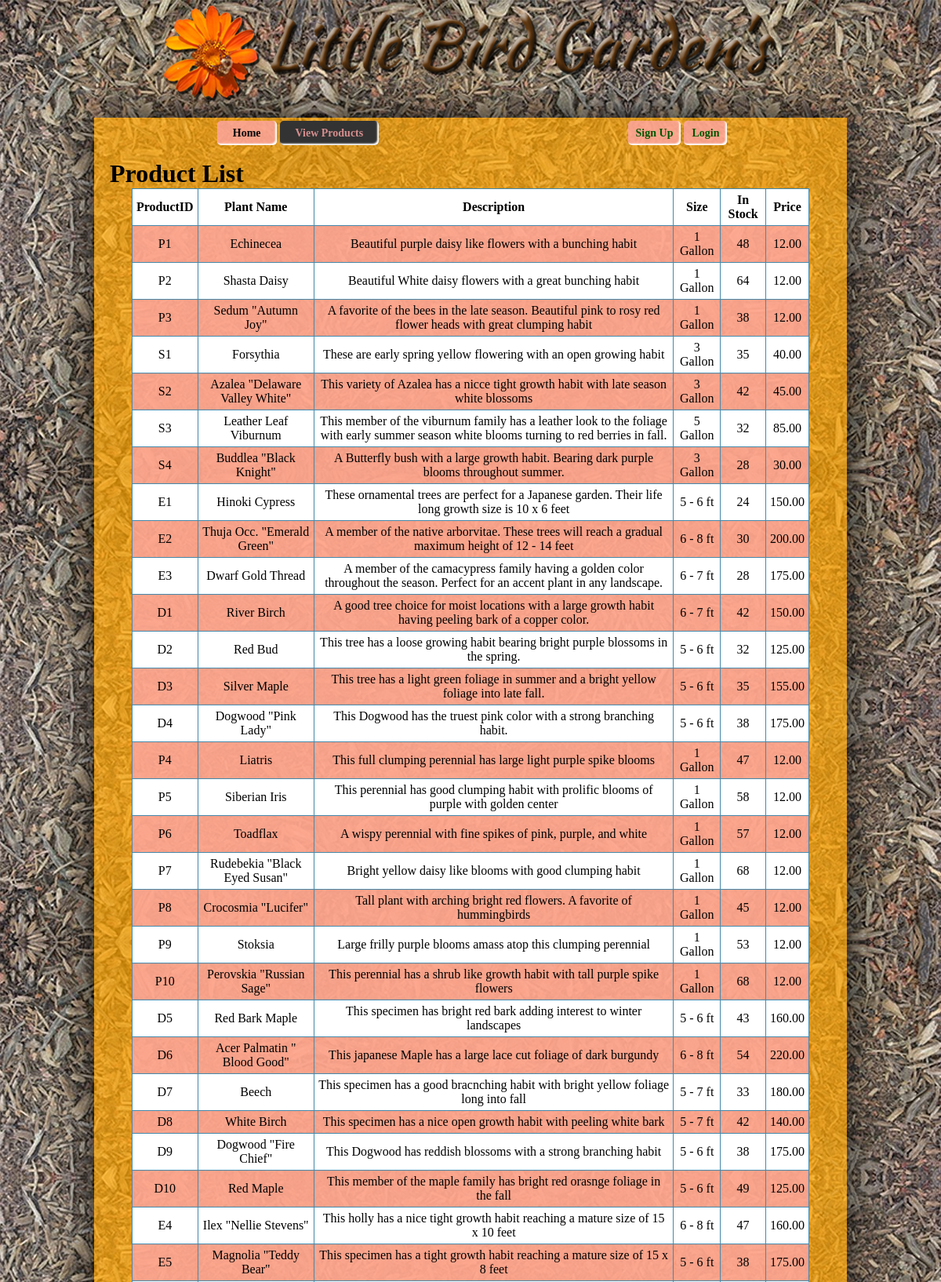
Page /?action=listproducts (upper part) on the committed database.
### tables this page shows
CREATE TABLE IF NOT EXISTS `products` (
  `ProductID` varchar(8) NOT NULL,
  `CatID` int(11) DEFAULT '0',
  `Plant_Name` varchar(30) DEFAULT NULL,
  `Description` longtext,
  `Size` varchar(20) DEFAULT NULL,
  `In_Stock` int(11) DEFAULT '0',
  `Price` decimal(19,2) DEFAULT '0.00'
);

### model/littlebirddb.php (called while the page is built, shortened)
<?php
function get_products() {
    global $db;
    $query = 'SELECT ProductID, Plant_Name, Description, Size, In_Stock, Price
    FROM products';
    $statement = $db->prepare($query);
    $statement->execute();
    $products = $statement->fetchAll();
    return $products;
}
?>

### view/productlist.php (the view)
<main>
    <ul id="navbar">
        <li><a href="?action=home">Home</a></li>
        <li><a class="here" href="#">View Products</a></li>
    </ul>
    <ul id="navbar2">
        <li><a href="?action=sign_up">Sign Up</a></li>
        <li><a href="?action=log_in">Login</a></li>
    </ul>
    <h1>Product List</h1>
    <table>
        <tr>
            <th>ProductID</th>
            <th>Plant Name</th>
            <th>Description</th>
            <th>Size</th>
            <th>In Stock</th>
            <th>Price</th>
        </tr>
        <?php foreach ($products as $product) : ?>
        <tr>
            <td><?php echo htmlspecialchars($product['ProductID']); ?></td>
            <td><?php echo htmlspecialchars($product['Plant_Name']); ?></td>
            <td><?php echo htmlspecialchars($product['Description']); ?></td>
            <td><?php echo htmlspecialchars($product['Size']); ?></td>
            <td><?php echo htmlspecialchars($product['In_Stock']); ?></td>
            <td><?php echo htmlspecialchars($product['Price']); ?></td>
        </tr>
        <?php endforeach; ?>
    </table>
</main>

### view/header.php (shortened to what this page needs)
<!doctype html>
<head>
<link rel="stylesheet" href="css/lilBird.css">
<link href="css/medium.css" rel="stylesheet" media="screen and (min-width: 481px) and (max-width: 768px)">
<link href="css/small.css" rel="stylesheet" media="screen and (min-width: 240px) and (max-width: 480px)">
</head>
<body>
<header id="masthead">
<h1>Little Bird Gardens</h1>
</header>
<div id="wrap">

### index.php (shortened to what this page needs)
<?php
include 'view/header.php';
require('model/database_db.php');
require('model/littlebirddb.php');
$action = filter_input(INPUT_POST, 'action');
if ($action === NULL) {
    $action = filter_input(INPUT_GET, 'action');
}
switch( $action ) {
    case 'listproducts':
    $products = get_products();
    include('view/productlist.php');
break;
 }
include 'view/footer.php';
?>
<?php exit; ?>

### view/footer.php (shortened to what this page needs)
</div>
</body>
</html>

### css/lilBird.css (style rules this page uses)
* { box-sizing: border-box; padding: 0; margin: 0; }
body { background-image: url(../images/Bark-BG.jpg); margin: 0; }
#wrap { width: 80%; margin: auto; background-color: rgba(255, 165, 0, 0.7); box-shadow: 0 0 50px #000; overflow: hidden; }
header, nav, main, footer { display: block; }
header h1 { background-repeat: no-repeat; background-image: url(../images/Lil-Bird-Masthead.png); width: 100%; height: 150px; margin: auto; padding-left: 20px; padding-top: 20px; background-position: center; text-indent: 100%; white-space: nowrap; overflow: hidden; margin-bottom: 0; }
h1,h2,h3 { padding-left: 20px; }
main table { margin: auto; width: 90%; border: 1px solid #48a; border-collapse: collapse; }
td, th { padding: 5px; border: 1px solid #48a; }
td { text-align: center; }
tr:nth-of-type(even) { background-color: rgba(255, 165, 165, .80);; }
tr:nth-of-type(odd) { background-color: #fff; }
#navbar { text-align: center; list-style-type: none; width: 50%; display: inline-block; margin-left: 20px; margin-bottom: 25px; }
#navbar li { padding-top: 10px; display: inline-block; }
#navbar a { text-decoration: none; text-align: center; font-size: 14px; font-weight: bold; padding: 8px 20px; border-radius: 5px; width: 50px; background-color: rgba(255, 165, 165, .80); color: #000; box-shadow: inset -2px -2px 2px #fff; }
#navbar .here { color: rgba(255, 165, 165, .80); background: #333; }
#navbar2 { text-align: center; list-style-type: none; float: right; width: 45%; display: inline-block; }
#navbar2 li { padding-top: 10px; display: inline-block; }
#navbar2 a { text-decoration: none; text-align: center; color: #454; font-size: 14px; font-weight: bold; padding: 8px 10px; border-radius: 5px; width: 50px; background-color: rgba(255, 165, 165, .80); color: #fff; box-shadow: inset -2px -2px 2px #fff; }
#navbar2 a:link { color: #050; }

### css/medium.css (style rules this page uses)
* { box-sizing: border-box; padding: 0; margin: 0; }
body { margin: 0; }
#masthead { background: #a9ab4f; height: 150px; border-bottom: 8px solid #dff; }
#wrap { width: 100%; margin: auto; background-color: #edab32; overflow: hidden; }
nav, main, footer { display: block; }
#masthead h1 { background-repeat: no-repeat; background-image: url(../images/Lil-Bird-MastheadMediumALT.png); width: 100%; margin: auto; padding-left: 20px; background-position: center; text-indent: 100%; white-space: nowrap; overflow: hidden; }
h1,h2,h3 { padding-left: 20px; }
main table { margin: auto; width: 90%; border: 1px solid #48a; border-collapse: collapse; }
table { border: 1px solid #001963; border-collapse: collapse; }
td, th { padding: 5px; border: 1px solid #48a; }
td { text-align: center; }
tr:nth-of-type(even) { background-color: rgba(255, 165, 165, .80);; }
tr:nth-of-type(odd) { background-color: #fff; }
#navbar { text-align: center; list-style-type: none; width: 40%; display: inline-block; margin-left: 20px; margin-bottom: 25px; }
#navbar li { padding-top: 10px; display: inline-block; }
#navbar a { text-decoration: none; text-align: center; font-size: 14px; font-weight: bold; padding: 8px 20px; border-radius: 5px; width: 50px; background-color: rgba(255, 165, 165, .80); color: #000; box-shadow: inset -2px -2px 2px #666; }
#navbar .here { color: rgba(255, 165, 165, .80); background: #333; }
#navbar2 { text-align: center; list-style-type: none; float: right; width: 40%; display: inline-block; margin-left: 20px; }
#navbar2 li { padding-top: 10px; display: inline-block; }
#navbar2 a { text-decoration: none; text-align: center; color: #454; font-size: 14px; font-weight: bold; padding: 8px 20px; border-radius: 5px; width: 50px; background-color: rgba(255, 165, 165, .80); color: #fff; box-shadow: inset -2px -2px 2px #666; }
#navbar2 a:link { color: #050; }

### rows in the picture
products: ProductID "P1", Plant_Name "Echinecea", Description "Beautiful purple daisy like flowers with a bunching habit", Size "1 Gallon", In_Stock "48", Price "12.00"
products: ProductID "P2", Plant_Name "Shasta Daisy", Description "Beautiful White daisy flowers with a great bunching habit", Size "1 Gallon", In_Stock "64", Price "12.00"
products: ProductID "P3", Plant_Name "Sedum \"Autumn Joy\"", Description "A favorite of the bees in the late season. Beautiful pink to rosy red flower heads with great clumping habit", Size "1 Gallon", In_Stock "38", Price "12.00"
products: ProductID "S1", Plant_Name "Forsythia", Description "These are early spring yellow flowering with an open growing habit", Size "3 Gallon", In_Stock "35", Price "40.00"
products: ProductID "S2", Plant_Name "Azalea \"Delaware Valley White\"", Description "This variety of Azalea has a nicce tight growth habit with late season white blossoms", Size "3 Gallon", In_Stock "42", Price "45.00"
products: ProductID "S3", Plant_Name "Leather Leaf Viburnum", Description "This member of the viburnum family has a leather look to the foliage with early summer season white blooms turning to red berries in fall.", Size "5 Gallon", In_Stock "32", Price "85.00"
products: ProductID "S4", Plant_Name "Buddlea \"Black Knight\"", Description "A Butterfly bush with a large growth habit. Bearing dark purple blooms throughout summer.", Size "3 Gallon", In_Stock "28", Price "30.00"
products: ProductID "E1", Plant_Name "Hinoki Cypress", Description "These ornamental trees are perfect for a Japanese garden. Their life long growth size is 10 x 6 feet", Size "5 - 6 ft", In_Stock "24", Price "150.00"
products: ProductID "E2", Plant_Name "Thuja Occ. \"Emerald Green\"", Description "A member of the native arborvitae. These trees will reach a gradual maximum height of 12 - 14 feet", Size "6 - 8 ft", In_Stock "30", Price "200.00"
products: ProductID "E3", Plant_Name "Dwarf Gold Thread", Description "A member of the camacypress family having a golden color throughout the season. Perfect for an accent plant in any landscape.", Size "6 - 7 ft", In_Stock "28", Price "175.00"
products: ProductID "D1", Plant_Name "River Birch", Description "A good tree choice for moist locations with a large growth habit having peeling bark of a copper color.", Size "6 - 7 ft", In_Stock "42", Price "150.00"
products: ProductID "D2", Plant_Name "Red Bud", Description "This tree has a loose growing habit bearing bright purple blossoms in the spring.", Size "5 - 6 ft", In_Stock "32", Price "125.00"
products: ProductID "D3", Plant_Name "Silver Maple", Description "This tree has a light green foliage in summer and a bright yellow foliage into late fall.", Size "5 - 6 ft", In_Stock "35", Price "155.00"
products: ProductID "D4", Plant_Name "Dogwood \"Pink Lady\"", Description "This Dogwood has the truest pink color with a strong branching habit.", Size "5 - 6 ft", In_Stock "38", Price "175.00"
products: ProductID "P4", Plant_Name "Liatris", Description "This full clumping perennial has large light purple spike blooms", Size "1 Gallon", In_Stock "47", Price "12.00"
products: ProductID "P5", Plant_Name "Siberian Iris", Description "This perennial has good clumping habit with prolific blooms of purple with golden center", Size "1 Gallon", In_Stock "58", Price "12.00"
products: ProductID "P6", Plant_Name "Toadflax", Description "A wispy perennial with fine spikes of pink, purple, and white", Size "1 Gallon", In_Stock "57", Price "12.00"
products: ProductID "P7", Plant_Name "Rudebekia \"Black Eyed Susan\"", Description "Bright yellow daisy like blooms with good clumping habit", Size "1 Gallon", In_Stock "68", Price "12.00"
products: ProductID "P8", Plant_Name "Crocosmia \"Lucifer\"", Description "Tall plant with arching bright red flowers. A favorite of hummingbirds", Size "1 Gallon", In_Stock "45", Price "12.00"
products: ProductID "P9", Plant_Name "Stoksia", Description "Large frilly purple blooms amass atop this clumping perennial", Size "1 Gallon", In_Stock "53", Price "12.00"
products: ProductID "P10", Plant_Name "Perovskia \"Russian Sage\"", Description "This perennial has a shrub like growth habit with tall purple spike flowers", Size "1 Gallon", In_Stock "68", Price "12.00"
products: ProductID "D5", Plant_Name "Red Bark Maple", Description "This specimen has bright red bark adding interest to winter landscapes", Size "5 - 6 ft", In_Stock "43", Price "160.00"
products: ProductID "D6", Plant_Name "Acer Palmatin \" Blood Good\"", Description "This japanese Maple has a large lace cut foliage of dark burgundy", Size "6 - 8 ft", In_Stock "54", Price "220.00"
products: ProductID "D7", Plant_Name "Beech", Description "This specimen has a good bracnching habit with bright yellow foliage long into fall", Size "5 - 7 ft", In_Stock "33", Price "180.00"
products: ProductID "D8", Plant_Name "White Birch", Description "This specimen has a nice open growth habit with peeling white bark", Size "5 - 7 ft", In_Stock "42", Price "140.00"
products: ProductID "D9", Plant_Name "Dogwood \"Fire Chief\"", Description "This Dogwood has reddish blossoms with a strong branching habit", Size "5 - 6 ft", In_Stock "38", Price "175.00"
products: ProductID "D10", Plant_Name "Red Maple", Description "This member of the maple family has bright red orasnge foliage in the fall", Size "5 - 6 ft", In_Stock "49", Price "125.00"
products: ProductID "E4", Plant_Name "Ilex \"Nellie Stevens\"", Description "This holly has a nice tight growth habit reaching a mature size of 15 x 10 feet", Size "6 - 8 ft", In_Stock "47", Price "160.00"
products: ProductID "E5", Plant_Name "Magnolia \"Teddy Bear\"", Description "This specimen has a tight growth habit reaching a mature size of 15 x 8 feet", Size "5 - 6 ft", In_Stock "38", Price "175.00"
